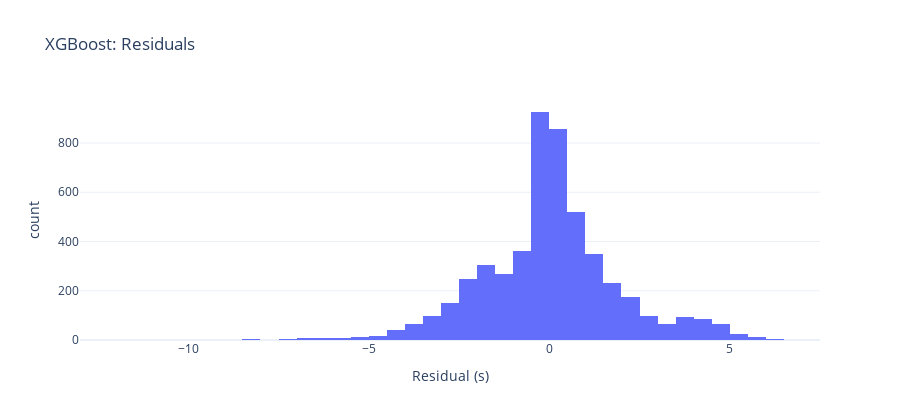

Notebook code for this chart:
### Code cell
plot_error_distribution(y_test, test_pred, title="XGBoost: Residuals")

### Figure 1 — Plotly figure (JSON) as saved in the notebook; plotly's stock layout.template omitted (floating-point values rounded to 4 significant figures; data arrays with more than 128 entries replaced by an {"elided": "..."} marker saying what was removed)
{"data": [{"bingroup": "x", "hovertemplate": "variable=0<br>Residual (s)=%{x}<br>count=%{y}<extra></extra>", "legendgroup": "0", "marker": {"color": "#636efa", "pattern": {"shape": ""}}, "name": "0", "nbinsx": 50, "orientation": "v", "showlegend": true, "type": "histogram", "x": {"elided": "5123 float values"}, "xaxis": "x", "yaxis": "y"}], "layout": {"barmode": "relative", "height": 420, "legend": {"title": {"text": "variable"}, "tracegroupgap": 0}, "showlegend": false, "title": {"text": "XGBoost: Residuals"}, "xaxis": {"anchor": "y", "domain": [0, 1], "title": {"text": "Residual (s)"}}, "yaxis": {"anchor": "x", "domain": [0, 1], "title": {"text": "count"}}}}
